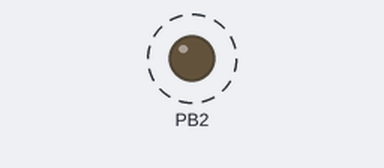
Bench run of a sketch on a simulated ATtiny85, built with avr-gcc and run on an emulated ATtiny85. Parts: output pins drawn as LEDs (lit = HIGH). Dashed ring = blinking.

Above: at 0.05 s.
Timing chart, 0 to 3.0 s (numbered marks = the images above):
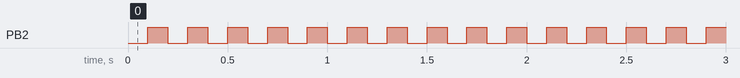

Measured:
- by itself, PB2: alternates HIGH for 0.10 s and LOW for 0.10 s

The sketch:

led_blinking.ino
```cpp
void setup() {
  // put your setup code here, to run once:
pinMode(2,OUTPUT);

}
void loop()
{
  digitalWrite(2,LOW);
  delay(100);
  digitalWrite(2,HIGH);
  delay(100);
  // put your main code here, to run repeatedly

}
```
